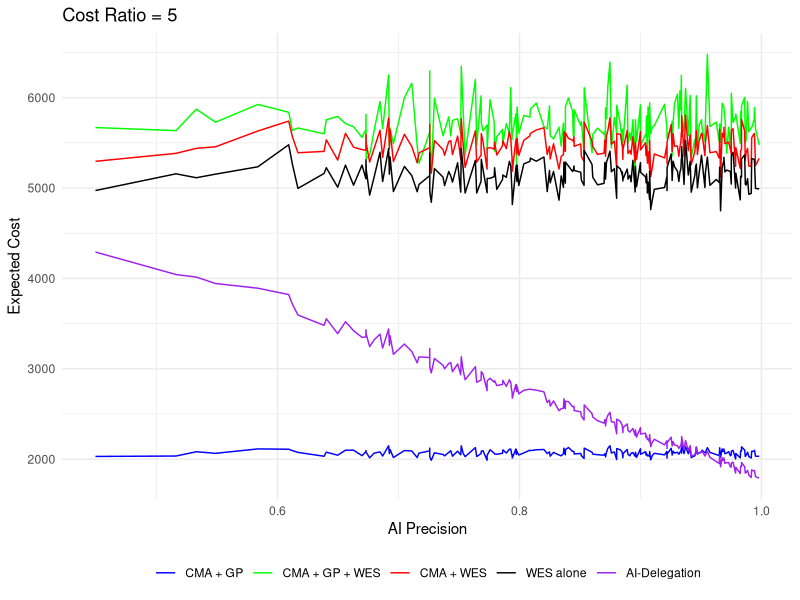
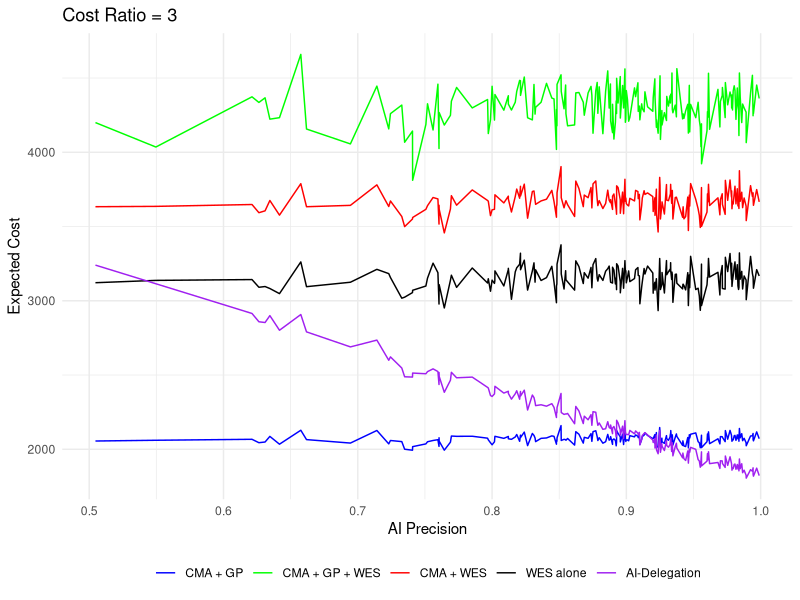
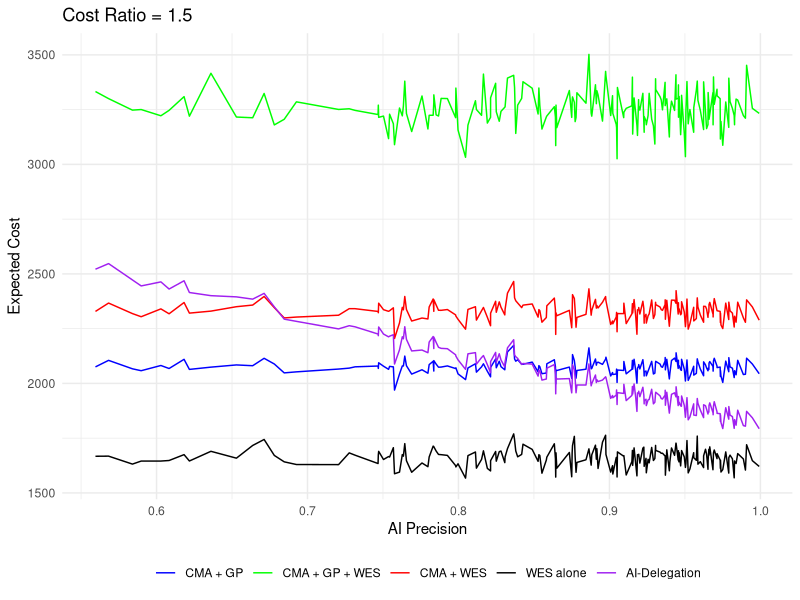

These figures' R source, in order:
## ---- chunk 1
library(tidyverse)
library(ggplot2)
library(dplyr)
library(gridExtra)
## ---- chunk 2
set.seed(123)
## ---- chunk 3
generate_data <- function(n, cost_ratio) {
  
  # Simulate parameters
  post_test_positive <- 100  # post-test cost for positive diagnosis
  post_test_negative <- 200  # post-test cost for negative diagnosis
  
  cma_cost <- rgamma(n, 2010,2.44) # cost of CMA
  cma_yield <- rbeta(n, 154,1382) # CMA yield
  
  gp_cost <- rnorm(n, 1000, 30)  # gene-panel cost
  gp_yield <- rbeta(n, 24, 89)  # gene-panel yield
  
  wes_cost <- cost_ratio*gp_cost
  wes_yield_1tier <- rbeta(n, 27, 46)  # WES first-tier yield (mean 0.37)
  wes_yield_3tier <- rbeta(n, 228, 464) # WES third-tier yield (mean 0.33)
  wes_yield_2tier <- 0.35 # The yield of WES as second-tier test is slightly lower than first-tier but higher than third-tier

  # AI precision, assume that it follows a beta distribution with mean 0.7 & SD 0.1
  mu <- 0.87
  sigma <- 0.1
  alpha <- mu * ((mu * (1 - mu) / sigma^2) - 1)
  beta <- (1 - mu) * ((mu * (1 - mu) / sigma^2) - 1)
  ai_precision <- rbeta(n,alpha,beta)  #AI precision
  
  # Expected cost for Scenario 1 (CMA + GP, standard testing)
  s1_cost <- cma_cost + cma_yield*post_test_positive + (1-cma_yield)*(post_test_negative + gp_cost + gp_yield*post_test_positive 
        + (1-gp_yield)*post_test_negative) 
  
  # Expected cost for Scenario 2 (CMA + GP + WES)
  s2_cost <- cma_cost + cma_yield*post_test_positive + (1-cma_yield)*(post_test_negative + gp_cost + gp_yield*post_test_positive 
        + (1-gp_yield)*(post_test_negative + wes_cost + wes_yield_3tier*post_test_positive + (1-wes_yield_3tier)*post_test_negative))
  
  # Expected cost Scenario 3 (CMA + WES)
  s3_cost <- cma_cost + cma_yield*post_test_positive + (1-cma_yield)*(wes_cost + wes_yield_2tier*post_test_positive 
        + (1-wes_yield_2tier)*post_test_negative) 
                    
  # Expected cost for Scenario 4 (WES alone)
  s4_cost <- wes_cost + wes_yield_1tier*post_test_positive + (1-wes_yield_1tier)*post_test_negative
  
  # AI-delegation cost
  ai1_cost <- cma_cost + cma_yield*post_test_positive + (1-cma_yield)*(gp_cost + ai_precision*post_test_positive + 
        (1-ai_precision)*(post_test_negative + wes_cost + wes_yield_3tier*post_test_positive +
        (1-wes_yield_3tier)*post_test_negative)) #This is only for r > r*
  
  # Expected effectiveness of scenario 1
  s1_eff <- gp_yield
  
  # Expected effectiveness of scenario 2
  s2_eff <- wes_yield_3tier
  
  # Expected effectiveness of scenario 3
  s3_eff <- rep(wes_yield_2tier,n)
  
  # Expected effectiveness of scenario 4
  s4_eff <- wes_yield_1tier
  
  # Expected effectiveness of AI-delegation mode
  ai_eff <- ai_precision + wes_yield_2tier*(1 - ai_precision)
  
  data <- data.frame(
    expected_cost = c(s1_cost, s2_cost, s3_cost, s4_cost, ai1_cost),
    expected_effectiveness = c(s1_eff, s2_eff, s3_eff, s4_eff, ai_eff),
    ai_performance = rep(ai_precision,5),
    cost_diff = rep(cost_ratio,5),
    scenario = rep(c("CMA + GP", "CMA + GP + WES", "CMA + WES", "WES alone","AI-Delegation"), each = n)
  )

  data$scenario <- factor(data$scenario, levels = c("CMA + GP", "CMA + GP + WES", "CMA + WES", "WES alone", "AI-Delegation"))
  return(data)
}
## ---- chunk 4
create_plot <- function(data, title) {
  
  ggplot(data, aes(x = ai_performance, y = expected_cost, color = scenario)) +
    geom_line() +
    labs(title = title, x = "AI Precision", y = "Expected Cost") +
    scale_color_manual(values = c("blue", "green", "red", "black", "purple")) +
    theme_minimal() +
    theme(legend.position = "bottom", legend.title = element_blank())
}
## ---- chunk 5
cost_ratio_1 <- generate_data(200,5)
cost_ratio_2 <- generate_data(200,3)
cost_ratio_3 <- generate_data(200,1.5)
## ---- chunk 6
plot1 <- create_plot(cost_ratio_1, "Cost Ratio = 5")
plot2 <- create_plot(cost_ratio_2, "Cost Ratio = 3")
plot3 <- create_plot(cost_ratio_3, "Cost Ratio = 1.5")
## ---- chunk 7
plot1
plot2
plot3
